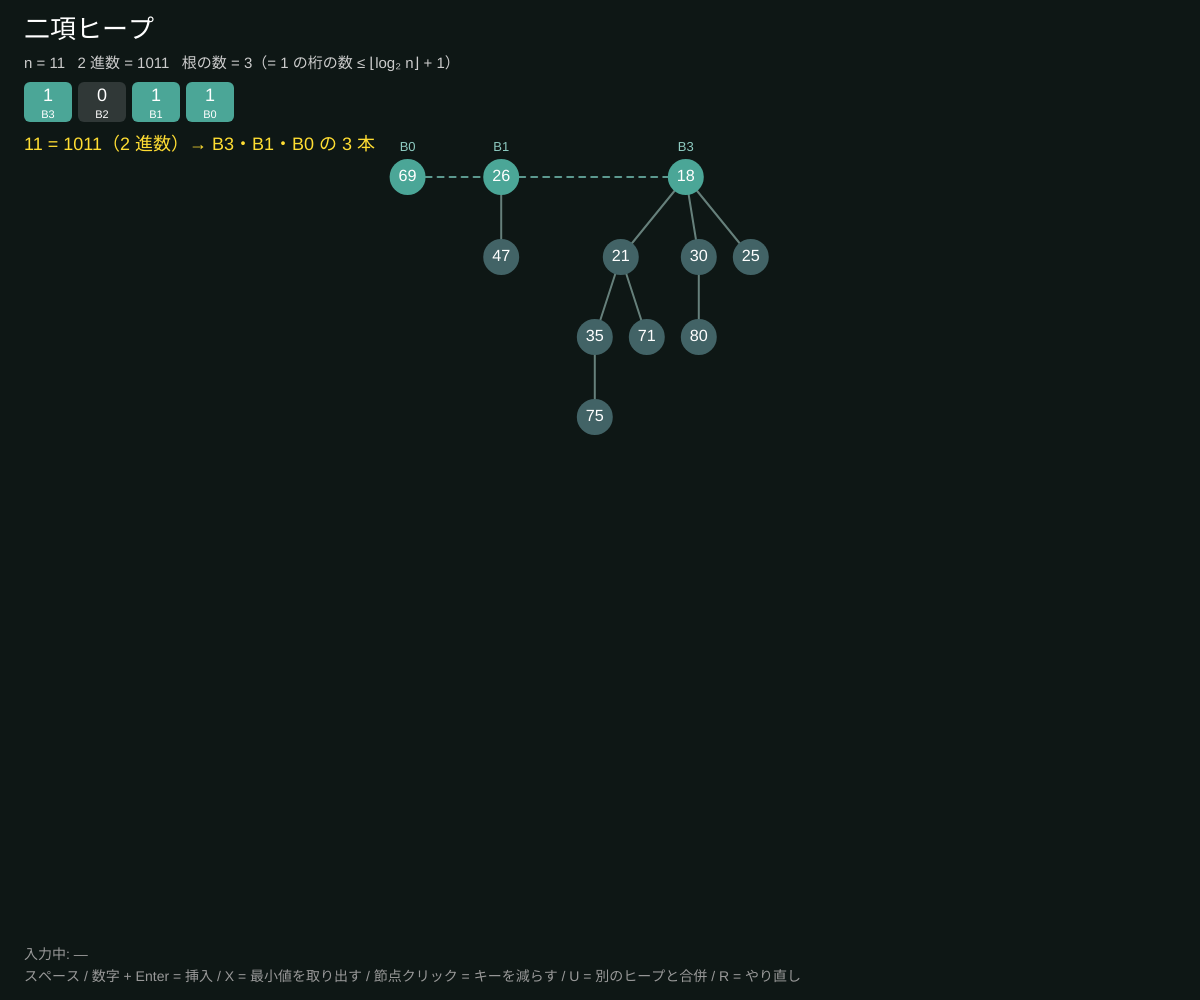
Frame 1 (no input)
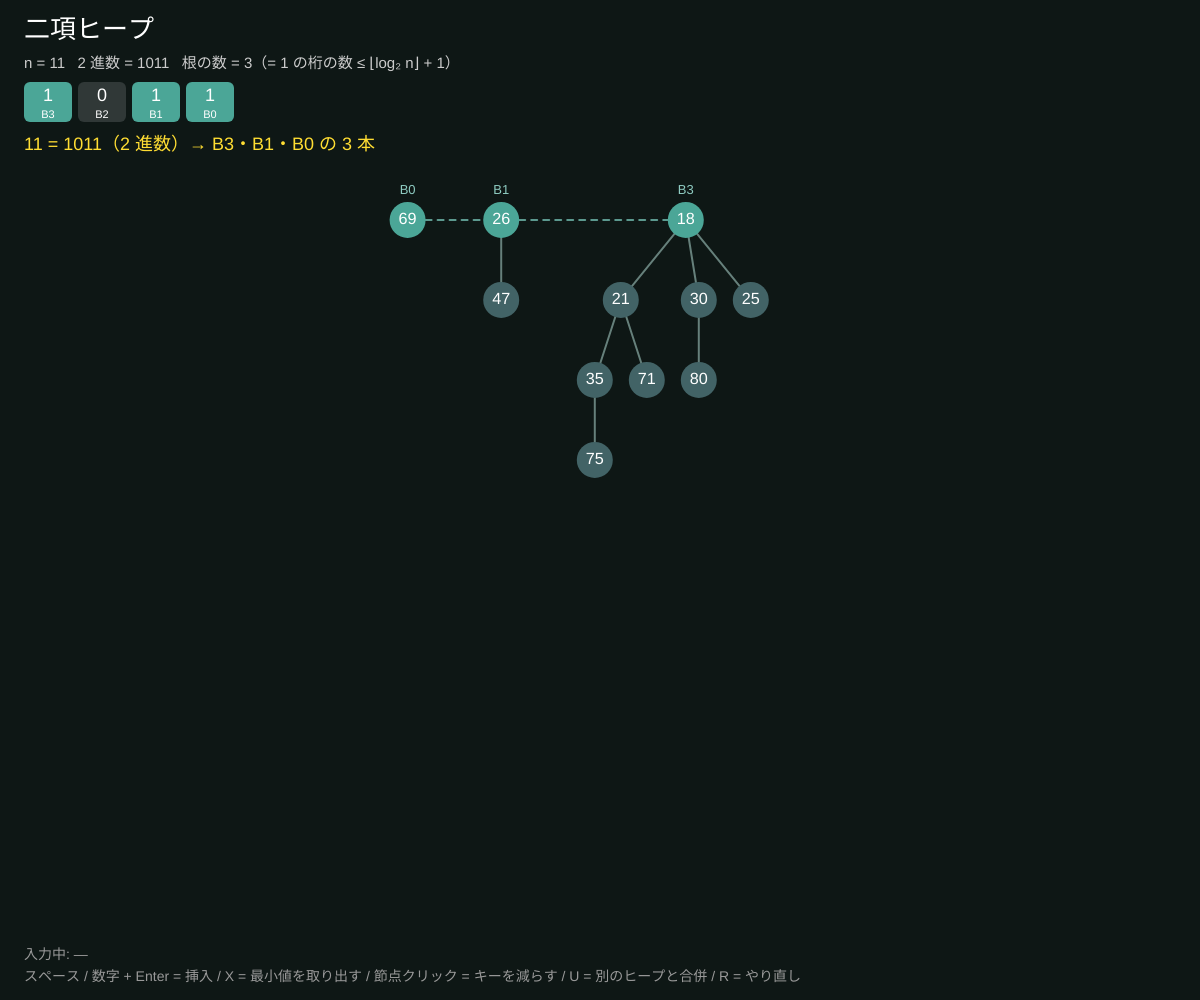
Frame 60 (no input)
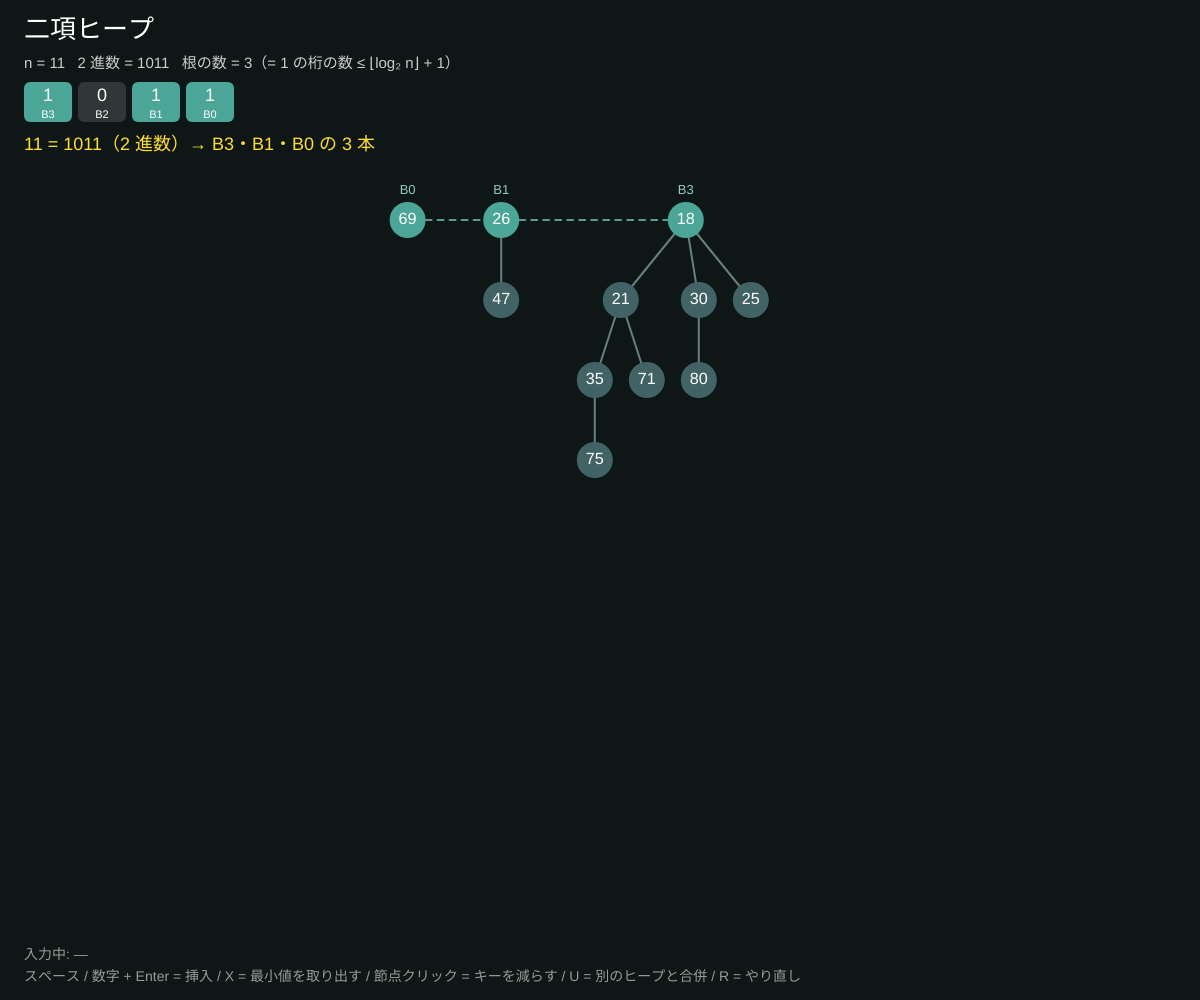
Frame 120 (the mouse pressed at the canvas centre since frame 60)

The p5.js sketch that drew these frames (run headless with seeded random() and noise() and a simulated clock; from frame 60 on, the mouse is pressed at the canvas centre):

// p5.js sketch
// ── sketch.js
// ============================================
// 03 二項ヒープ ─ 2 進数の足し算でできたヒープ
// 二項木 B_k は B_{k−1} を 2 本つないだ木（節点 2^k 個）。n 個のヒープは n の 2 進数の 1 の桁の B_k を 1 本ずつ持つ
// 2 つのヒープの和（UNION）は、2 進数の足し算の「繰り上がり」と同じ動き。同じ次数の木が 2 本 → つないで 1 本上へ
// スペース / 数字 + Enter で挿入 / X で最小値を取り出す / 節点クリックでキーを減らす / U で別のヒープと合併 / R でやり直し
// ============================================

let SPEED = 0.7;      // ★ 1 コマの秒数
let MAXKEY = 99;      // ★ キーの最大値

let roots = [];       // 次数の小さい順
let frames = [], fi = 0, timer = 0, pending = [];
let keyPos = {};
let typed = '', used = new Set();
let lastOp = '';

function setup() {
  createCanvas(windowWidth, windowHeight);
  colorMode(HSB, 360, 100, 100, 100);
  reset();
}

function reset() {
  roots = []; frames = []; fi = 0; pending = []; keyPos = {}; used = new Set();
  for (let i = 0; i < 11; i++) { let k = freshKey(); roots = unionRoots(roots, [mk(k)], false); }
  snap('11 = 1011（2 進数）→ B3・B1・B0 の 3 本', {});
}

function freshKey() {
  if (used.size >= MAXKEY) return null;
  let k;
  do k = floor(random(1, MAXKEY + 1)); while (used.has(k));
  used.add(k); return k;
}
function mk(k) { return { key: k, deg: 0, kids: [], parent: null }; }
function cloneN(n) { return { key: n.key, deg: n.deg, kids: n.kids.map(cloneN) }; }
function snap(msg, hi) { frames.push({ roots: roots.map(cloneN), msg, hi }); }
function treeSize(n) { return 1 + n.kids.reduce((s, c) => s + treeSize(c), 0); }
function total(rs) { return rs.reduce((s, r) => s + treeSize(r), 0); }

// 2 本の B_k をつなぐ：y を z の子にする（z のキーが小さい）
function link(y, z) { y.parent = z; z.kids.unshift(y); z.deg++; }

// 2 つのヒープの合併（log = true のときコマを記録）
function unionRoots(a, b, log) {
  let rs = [...a, ...b].sort((p, q) => p.deg - q.deg);
  if (log) { roots = rs; snap('根のリストを次数の順に並べてつなぐ（まだ同じ次数がある）', { merge: true }); }
  let i = 0;
  while (i < rs.length - 1) {
    let x = rs[i], nx = rs[i + 1];
    if (x.deg !== nx.deg || (i + 2 < rs.length && rs[i + 2].deg === x.deg)) { i++; continue; }
    let k = x.deg;
    if (x.key <= nx.key) { link(nx, x); rs.splice(i + 1, 1); }
    else { link(x, nx); rs.splice(i, 1); }
    if (log) { roots = rs; snap(`B${k} + B${k} → B${k + 1}（繰り上がり）：キーの小さい ${min(x.key, nx.key)} が根`, { key: min(x.key, nx.key) }); }
  }
  return rs;
}

function insertKey(k) {
  if (k === null) return;
  if (used.has(k)) { snap(`${k} はもうある`, {}); return; }
  used.add(k);
  lastOp = '挿入';
  snap(`${k} を挿入：B0 を 1 本だけ持つヒープを作って合併する（n+1 の足し算）`, { key: k, carry: k });
  roots = unionRoots(roots, [mk(k)], true);
  snap(`できあがり：n = ${total(roots)} = ${total(roots).toString(2)}（2 進数）`, { key: k });
}

function extractMin() {
  if (!roots.length) { snap('ヒープは空っぽ', {}); return; }
  lastOp = '最小値の取り出し';
  let m = roots.reduce((a, b) => (b.key < a.key ? b : a));
  snap(`最小値は根のどれか → ${m.key}（根を見るだけ：O(log n)）`, { key: m.key });
  roots = roots.filter((r) => r !== m);
  used.delete(m.key);
  let kids = m.kids.reverse();
  kids.forEach((c) => (c.parent = null));
  snap(`${m.key} を取り除くと、子 ${kids.map((c) => 'B' + c.deg).join('・') || '（なし）'} が別のヒープになる`, { split: kids.map((c) => c.key) });
  roots = unionRoots(roots, kids, true);
  snap(`2 つのヒープを合併した：n = ${total(roots)}`, {});
}

function findNode(rs, k) {
  for (let r of rs) {
    if (r.key === k) return r;
    let f = findNode(r.kids, k);
    if (f) return f;
  }
  return null;
}

// BINOMIAL-HEAP-DECREASE-KEY：キーを減らして親と入れかえながら上へ
function decreaseKey(k) {
  let x = findNode(roots, k);
  if (!x) return;
  let nk = k - floor(random(20, 60));
  while (used.has(nk)) nk--;
  used.delete(k); used.add(nk);
  lastOp = 'キーを減らす';
  x.key = nk;
  snap(`${k} を ${nk} に減らす`, { key: nk });
  while (x.parent && x.parent.key > x.key) {
    let p = x.parent;
    [x.key, p.key] = [p.key, x.key];
    snap(`親 ${x.key} より小さい → 入れかえて上へ`, { key: nk });
    x = p;
  }
  snap('ヒープの性質が戻った', { key: nk });
}

function unionRandom() {
  let n = floor(random(3, 8)), other = [];
  for (let i = 0; i < n; i++) { let k = freshKey(); if (k !== null) other = unionRoots(other, [mk(k)], false); }
  lastOp = '合併';
  let a = total(roots), b = total(other);
  snap(`${b} 個のヒープと合併：${a.toString(2)} + ${b.toString(2)} = ${(a + b).toString(2)}`, { other: other.map(cloneN) });
  roots = unionRoots(roots, other, true);
  snap(`合併完了：n = ${a + b}`, {});
}

// ---------- 配置 ----------
function leaves(n) { return n.kids.length ? n.kids.reduce((s, c) => s + leaves(c), 0) : 1; }
function depth(n) { return n.kids.length ? 1 + max(...n.kids.map(depth)) : 0; }
function layoutForest(rs, y0, out, edges) {
  let units = rs.reduce((s, r) => s + leaves(r) + 0.8, 0);
  let u = min(52, (width - 80) / max(1, units));
  let D = max(0, ...rs.map(depth));
  let LH = min(80, (height - y0 - 120) / max(1, D));
  let x = width / 2 - (units * u) / 2;
  for (let r of rs) {
    (function place(n, left, d) {
      let w = leaves(n) * u, cx;
      if (!n.kids.length) cx = left + w / 2;
      else {
        let l = left, cs = [];
        for (let c of n.kids) { cs.push(place(c, l, d + 1)); l += leaves(c) * u; }
        cx = (cs[0] + cs[cs.length - 1]) / 2;
        for (let c of n.kids) edges.push([n.key, c.key]);
      }
      out[n.key] = { x: cx, y: y0 + d * LH, root: d === 0, deg: n.deg };
      return cx;
    })(r, x, 0);
    x += (leaves(r) + 0.8) * u;
  }
  return u;
}

function draw() {
  background(170, 40, 9);
  let F = frames[fi];
  timer += deltaTime / 1000;
  if (timer > SPEED && fi < frames.length - 1) { timer = 0; fi++; F = frames[fi]; }
  if (fi === frames.length - 1 && pending.length && timer > SPEED * 0.5) {
    timer = 0;
    let p = pending.shift();
    if (p.op === 'ins') insertKey(p.k);
    if (p.op === 'ext') extractMin();
    if (p.op === 'dec') decreaseKey(p.k);
    if (p.op === 'uni') unionRandom();
  }

  let tg = {}, edges = [];
  let u = layoutForest(F.roots, 220, tg, edges);
  let otherT = {}, otherE = [];
  if (F.hi.other) layoutForest(F.hi.other, height - 230, otherT, otherE);
  let all = { ...tg, ...otherT };
  for (let k in all) {
    if (!keyPos[k]) keyPos[k] = { x: all[k].x, y: all[k].y - 50 };
    keyPos[k].x = lerp(keyPos[k].x, all[k].x, 0.14); keyPos[k].y = lerp(keyPos[k].y, all[k].y, 0.14);
  }
  for (let k in keyPos) if (!all[k]) delete keyPos[k];

  // 根のリスト
  let rk = F.roots.map((r) => r.key);
  stroke(170, 40, 60); strokeWeight(2); drawingContext.setLineDash([6, 6]);
  for (let i = 0; i < rk.length - 1; i++) line(keyPos[rk[i]].x + 18, keyPos[rk[i]].y, keyPos[rk[i + 1]].x - 18, keyPos[rk[i + 1]].y);
  drawingContext.setLineDash([]);
  stroke(170, 20, 50); strokeWeight(2);
  for (let [a, b] of [...edges, ...otherE]) line(keyPos[a].x, keyPos[a].y, keyPos[b].x, keyPos[b].y);
  let d = constrain(u * 0.7, 18, 36);
  textAlign(CENTER, CENTER);
  for (let k in all) {
    let p = keyPos[k], hi = F.hi.key === +k, isRoot = all[k].root;
    noStroke();
    fill(hi ? color(50, 90, 100) : otherT[k] ? color(300, 40, 60) : isRoot ? color(170, 55, 65) : color(185, 35, 40));
    if (dist(mouseX, mouseY, p.x, p.y) < d / 2) { stroke(0, 0, 100); strokeWeight(2); }
    circle(p.x, p.y, d);
    noStroke(); fill(hi ? color(0, 0, 10) : color(0, 0, 100)); textSize(d * 0.45); text(k, p.x, p.y);
    if (isRoot && !otherT[k]) { fill(170, 30, 80); textSize(13); text('B' + all[k].deg, p.x, p.y - d / 2 - 12); }
  }

  // 2 進数の表示
  let n = total(F.roots), bits = n.toString(2);
  textAlign(LEFT, TOP); noStroke(); fill(0, 0, 100); textSize(26);
  text('二項ヒープ', 24, 18);
  textSize(15); fill(0, 0, 80);
  text(`n = ${n}   2 進数 = ${bits}   根の数 = ${F.roots.length}（= 1 の桁の数 ≤ ⌊log₂ n⌋ + 1）   ${lastOp ? '操作：' + lastOp : ''}`, 24, 56);
  for (let i = 0; i < bits.length; i++) {
    let deg = bits.length - 1 - i, on = bits[i] === '1';
    fill(on ? color(170, 55, 65) : color(170, 15, 22)); rectMode(CORNER); rect(24 + i * 54, 82, 48, 40, 6);
    fill(0, 0, 100); textAlign(CENTER, CENTER); textSize(18); text(bits[i], 48 + i * 54, 96);
    textSize(11); text('B' + deg, 48 + i * 54, 115);
  }
  textAlign(LEFT, TOP);
  fill(50, 80, 100); textSize(18); text(F.msg, 24, 136);
  if (F.hi.other) { fill(300, 40, 85); textSize(14); text('合併するもう 1 つのヒープ', 24, height - 270); }
  fill(0, 0, 60); textSize(14);
  text(`入力中: ${typed || '―'}`, 24, height - 52);
  text('スペース / 数字 + Enter = 挿入 / X = 最小値を取り出す / 節点クリック = キーを減らす / U = 別のヒープと合併 / R = やり直し', 24, height - 30);
}

function mousePressed() {
  let F = frames[fi];
  for (let k in keyPos) if (dist(mouseX, mouseY, keyPos[k].x, keyPos[k].y) < 18 && findNode(F.roots, +k)) { pending.push({ op: 'dec', k: +k }); return; }
}

function keyPressed() {
  if (key >= '0' && key <= '9') { typed = (typed + key).slice(-3); return; }
  if (key === 'Backspace') { typed = typed.slice(0, -1); return; }
  if (key === 'Enter' && typed) { pending.push({ op: 'ins', k: int(typed) }); typed = ''; return; }
  if (key === ' ') { let k = freshKey(); if (k !== null) { used.delete(k); pending.push({ op: 'ins', k }); } return false; }
  if (key === 'x' || key === 'X') pending.push({ op: 'ext' });
  if (key === 'u' || key === 'U') pending.push({ op: 'uni' });
  if (key === 'r' || key === 'R') reset();
}

function windowResized() { resizeCanvas(windowWidth, windowHeight); }
